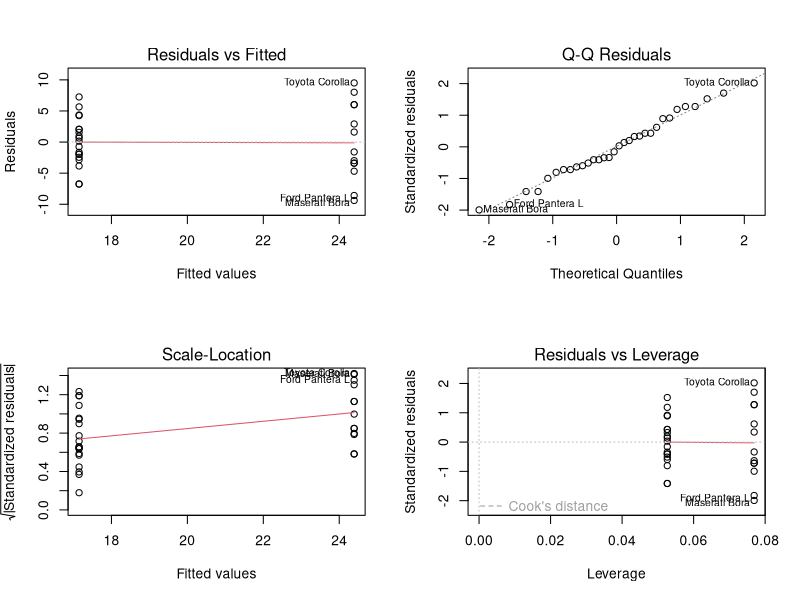
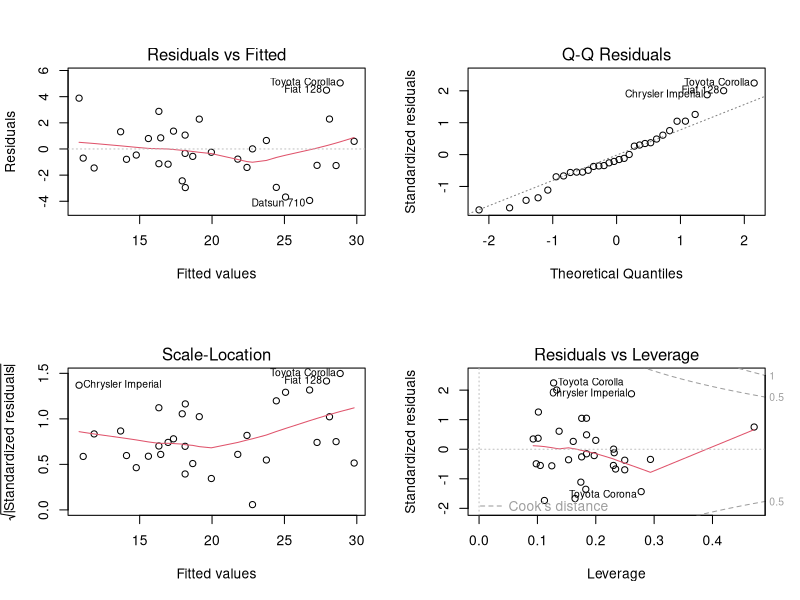

These charts were generated, in order, by the following R code: (Note: this script raises an error after producing the figures.)
# Set orking directory
setwd("/home/rana/Desktop/Ds-Coursera/06-Regression-Modeling/")
data("mtcars")
# Step 1 : Preprocessing  
head(mtcars)
## check attributes 
str(mtcars)

## factories some attributes 
mtcars$cyl <- as.factor(mtcars$cyl)
mtcars$vs <- as.factor(mtcars$vs)
mtcars$am <- as.factor(mtcars$am)
mtcars$gear <- as.factor(mtcars$gear)
mtcars$carb <- as.factor(mtcars$carb)

#------------------------------------------

# Step 2 : Do Some Analysis 
## check linear regression modelling
fit.linear.mod <- lm(mpg ~ am, mtcars)
### lm results
summary(fit.linear.mod)
## review coefs
beta <- .7245  
SE <- 1.764        
t <- qt(1-0.05/2, df = length(mtcars$mpg) - 2)
c(beta - t*SE, beta + t *SE)

## multi-variant analysis
fit.all.vars <- lm(mpg ~ . , mtcars)

## explore nesesary variables
library(MASS)
aci.step <- stepAIC(fit.all.vars, direction="both", trace=FALSE)
summary(aci.step)
### exploring results

# Step 3 : Compare models
anova(fit.linear.mod, aci.step)
# Step 4 : Find Significance of the transmission type on mpg
## check coefs
coefficients(summary(aci.step))
# Concluded Results 
# Reviewing the p-values in the summary data, we can see that the p-value for am (automatic vs. manual transmission)
# is not significant in the measurement of mpg. 
# This can be proven with the confidence interval formula as done previously in the Exploratory analysis section.

beta1 <- 1.80921138  #From the summary for am 
SE1 <- 1.39630450       #From the summary for am
t1 <- qt(1-0.05/2, df = length(mtcars$mpg) - 2)
c(beta1 - t1*SE1, beta1 + t1 *SE1)

# Figures
#---------
## lm figure
par(mfrow=c(2,2))
plot(fit.linear.mod); 
abline(fit.linear.mod)

## Multivariant figure
par(mfrow=c(2,2))
plot(aci.step); 
abline(aci.step)

#--------------------------------------------------

# generate html page from RMD file
library(knitr)
library(markdown)
markdownToHTML("/home/rana/Desktop/Ds-Coursera/06-Regression-Modeling/ReadME.rmd", "/home/rana/Desktop/Ds-Coursera/06-Regression-Modeling/ReadME.html")  # converts an md file to html


